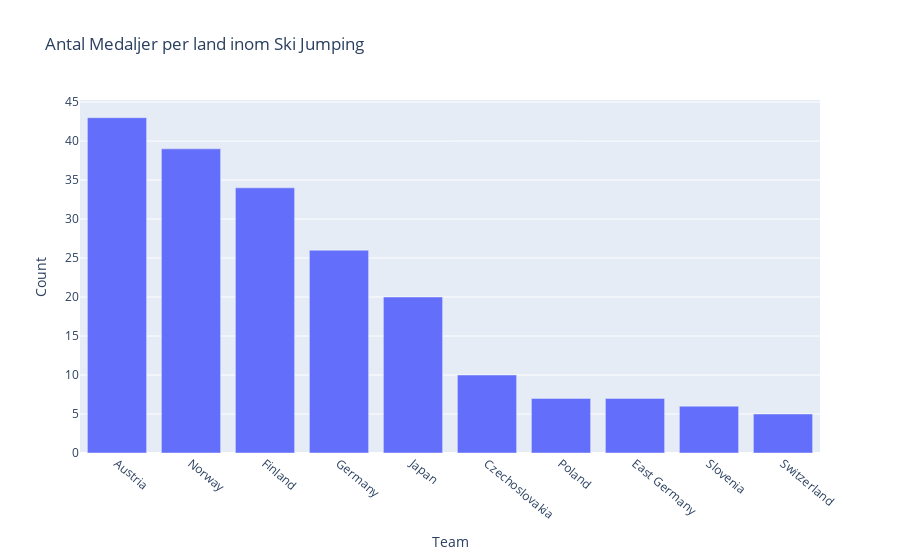

Write notebook code for a chart like this one.
### Markdown cell above
# Graf 2 - Snowboarding Medals per country

### Code cell
def most_medals_per_country_sports(sport, df):
    # pick out every row that has snowboarding in it
    medals_olympics = df[(df["Sport"] == sport)]

    # counts number of medals for each country in total, then is sorted in descending order
    medals_olympics = (
        medals_olympics.groupby(["Team"])["Medal"]
        .count()
        .reset_index(name="Count") # new name for medal column
        .sort_values(["Count"], ascending=False)
    )

    fig = px.bar(
        medals_olympics.head(10),
        x='Team',
        y='Count',
        title='Antal Medaljer per land inom '+sport
        
    )
    fig.update_xaxes(tickangle=40)
    return fig.show()

most_medals_per_country_sports("Ski Jumping", athlete_events)

### Figure 1 — Plotly figure (JSON) as saved in the notebook; plotly's stock layout.template omitted (floating-point values rounded to 4 significant figures)
{"data": [{"alignmentgroup": "True", "hovertemplate": "Team=%{x}<br>Count=%{y}<extra></extra>", "legendgroup": "", "marker": {"color": "#636efa", "pattern": {"shape": ""}}, "name": "", "offsetgroup": "", "orientation": "v", "showlegend": false, "textposition": "auto", "type": "bar", "x": ["Austria", "Norway", "Finland", "Germany", "Japan", "Czechoslovakia", "Poland", "East Germany", "Slovenia", "Switzerland"], "xaxis": "x", "y": [43, 39, 34, 26, 20, 10, 7, 7, 6, 5], "yaxis": "y"}], "layout": {"barmode": "relative", "legend": {"tracegroupgap": 0}, "title": {"text": "Antal Medaljer per land inom Ski Jumping"}, "xaxis": {"anchor": "y", "domain": [0, 1], "tickangle": 40, "title": {"text": "Team"}}, "yaxis": {"anchor": "x", "domain": [0, 1], "title": {"text": "Count"}}}}
